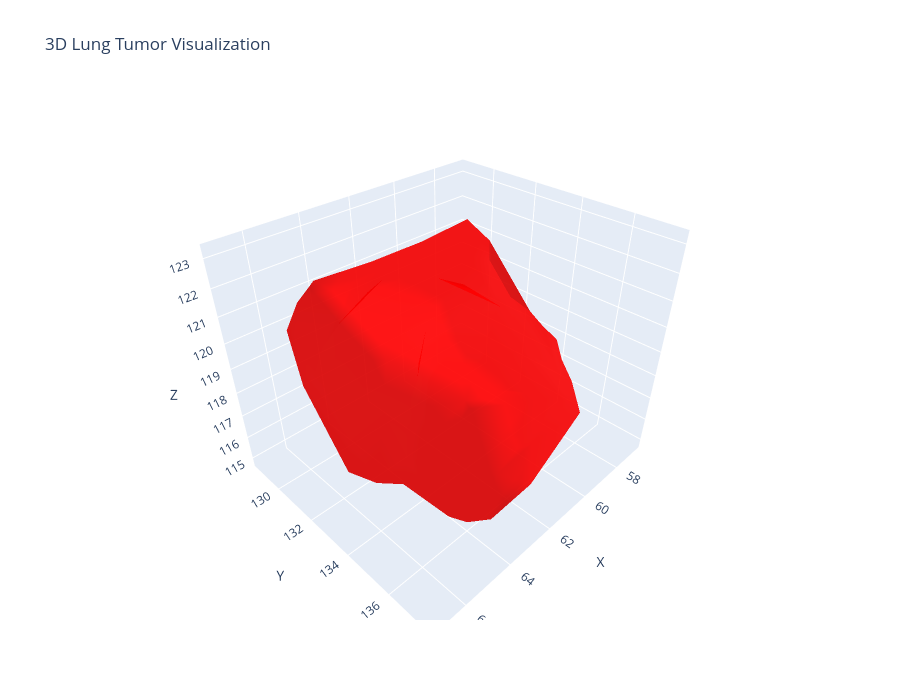

The code cell stored with this chart in its notebook:
### Code cell
def create_3d_tumor_visualization(image_path, label_path, threshold=0.5):
    """Create interactive 3D visualization of tumor"""
    print("Loading data...")
    img_data = nib.load(image_path).get_fdata()
    label_data = nib.load(label_path).get_fdata()
    
    # Downsample for faster visualization (optional)
    from scipy.ndimage import zoom
    zoom_factor = 0.5  # Adjust based on your needs
    img_data_ds = zoom(img_data, zoom_factor)
    label_data_ds = zoom(label_data, zoom_factor)
    
    print("Generating 3D mesh...")
    # Create isosurface for tumor
    verts, faces, normals, values = measure.marching_cubes(
        label_data_ds, 
        level=threshold,
        step_size=2  # Increase for faster rendering
    )
    
    # Create 3D mesh
    fig = go.Figure(data=[
        go.Mesh3d(
            x=verts[:, 0],
            y=verts[:, 1],
            z=verts[:, 2],
            i=faces[:, 0],
            j=faces[:, 1],
            k=faces[:, 2],
            color='red',
            opacity=0.7,
            name='Tumor'
        )
    ])
    
    fig.update_layout(
        title='3D Lung Tumor Visualization',
        scene=dict(
            xaxis_title='X',
            yaxis_title='Y',
            zaxis_title='Z',
            aspectmode='data'
        ),
        width=900,
        height=700
    )
    
    return fig

# Create 3D visualization
print("Creating 3D visualization (this may take a minute)...")
fig_3d = create_3d_tumor_visualization(
    os.path.join(IMAGES_DIR, image_files[sample_idx]),
    os.path.join(LABELS_DIR, label_files[sample_idx])
)
fig_3d.write_html(os.path.join(VIZ_DIR, 'tumor_3d_interactive.html'))
fig_3d.show()

print("3D visualization saved! You can interact with it by rotating, zooming, and panning.")

### Figure 1 — Plotly figure (JSON) as saved in the notebook; plotly's stock layout.template omitted (floating-point values rounded to 4 significant figures; data arrays with more than 128 entries replaced by an {"elided": "..."} marker saying what was removed)
{"data": [{"color": "red", "i": {"elided": "188 int values"}, "j": {"elided": "188 int values"}, "k": {"elided": "188 int values"}, "name": "Tumor", "opacity": 0.7, "type": "mesh3d", "x": [57.34, 58.0, 58.0, 58.0, 56.79, 58.0, 56.95, 58.0, 57.03, 58.0, 57.89, 58.0, 57.05, 58.0, 58.0, 58.0, 60.0, 60.0, 60.0, 60.0, 59.43, 60.0, 60.0, 59.09, 60.0, 58.85, 60.0, 60.0, 58.87, 60.0, 60.0, 60.0, 58.82, 60.0, 60.0, 60.0, 60.0, 60.64, 60.12, 62.0, 62.0, 62.0, 62.0, 62.0, 62.0, 62.0, 62.0, 62.0, 60.94, 62.0, 60.47, 62.0, 60.89, 62.0, 62.0, 62.0, 62.0, 62.0, 64.0, 64.0, 64.0, 63.02, 64.0, 64.0, 64.0, 64.0, 64.0, 64.0, 64.0, 64.0, 63.81, 64.0, 64.0, 64.0, 64.0, 64.0, 64.05, 64.89, 66.0, 66.0, 66.0, 66.0, 64.94, 66.0, 66.0, 66.0, 64.85, 66.0, 64.86, 66.0, 66.0, 66.83, 67.04, 66.95, 66.59, 66.96], "y": [130.0, 130.0, 128.7, 128.8, 130.0, 130.0, 132.0, 132.0, 132.0, 132.0, 134.0, 134.0, 134.0, 134.0, 134.1, 135.0, 130.0, 129.4, 129.9, 129.4, 130.0, 130.0, 132.0, 132.0, 130.9, 132.0, 132.0, 134.0, 134.0, 134.0, 133.0, 135.6, 136.0, 136.0, 136.0, 135.2, 137.2, 130.0, 130.0, 130.0, 129.0, 130.0, 132.0, 130.9, 130.7, 131.1, 132.0, 134.0, 134.0, 134.0, 136.0, 136.0, 136.0, 136.0, 135.1, 136.9, 137.0, 137.6, 130.0, 130.0, 130.0, 132.0, 132.0, 131.2, 131.1, 132.0, 134.0, 133.1, 134.0, 136.0, 136.0, 135.8, 136.0, 135.0, 137.0, 137.1, 130.0, 132.0, 132.0, 131.2, 130.9, 132.0, 134.0, 134.0, 132.8, 134.0, 136.0, 135.0, 136.0, 134.6, 134.9, 132.0, 132.0, 134.0, 134.0, 134.0], "z": [116.0, 115.3, 116.0, 118.0, 118.0, 119.2, 116.0, 114.9, 118.0, 119.0, 116.0, 115.9, 118.0, 119.0, 116.0, 118.0, 115.4, 116.0, 118.0, 120.0, 120.0, 120.6, 115.1, 120.0, 122.0, 122.0, 123.1, 115.0, 120.0, 121.0, 122.0, 116.0, 118.0, 116.3, 119.3, 120.0, 118.0, 116.0, 118.0, 118.7, 120.0, 121.0, 114.9, 116.0, 118.0, 122.0, 123.0, 115.0, 122.0, 123.1, 116.0, 115.1, 120.0, 121.0, 122.0, 116.0, 118.0, 120.0, 120.0, 120.0, 120.0, 116.0, 117.2, 118.0, 122.0, 123.0, 115.1, 116.0, 123.0, 115.0, 120.0, 120.0, 119.8, 122.0, 116.0, 118.0, 120.0, 118.0, 119.2, 120.0, 122.0, 123.1, 116.0, 116.8, 118.0, 123.2, 116.0, 118.0, 118.0, 120.0, 122.0, 120.0, 122.0, 118.0, 120.0, 122.0]}], "layout": {"height": 700, "scene": {"aspectmode": "data", "xaxis": {"title": {"text": "X"}}, "yaxis": {"title": {"text": "Y"}}, "zaxis": {"title": {"text": "Z"}}}, "title": {"text": "3D Lung Tumor Visualization"}, "width": 900}}
